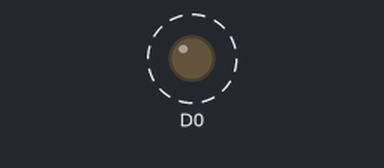
A sketch run on a simulated ESP8266 (NodeMCU). On the bench: output pins drawn as LEDs (lit = HIGH). Dashed ring = blinking. What the sketch prints to the serial monitor is not drawn.

Above: at 0.5 s.
Timing chart, 0 to 4.6 s (numbered marks = the images above):
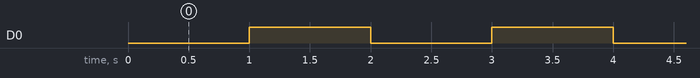

The sketch:

blinkNodemcu.ino
```cpp
void setup()
{

  Serial.begin(115200);
  pinMode(D0, OUTPUT);
  Serial.println("Intialize Blink");
}

void loop()
{
	delay(1000);
	digitalWrite(D0, HIGH);
	delay(1000);
	digitalWrite(D0, LOW);
}
```

Measured:
- by itself, D0: alternates HIGH for 1.0 s and LOW for 1.0 s
